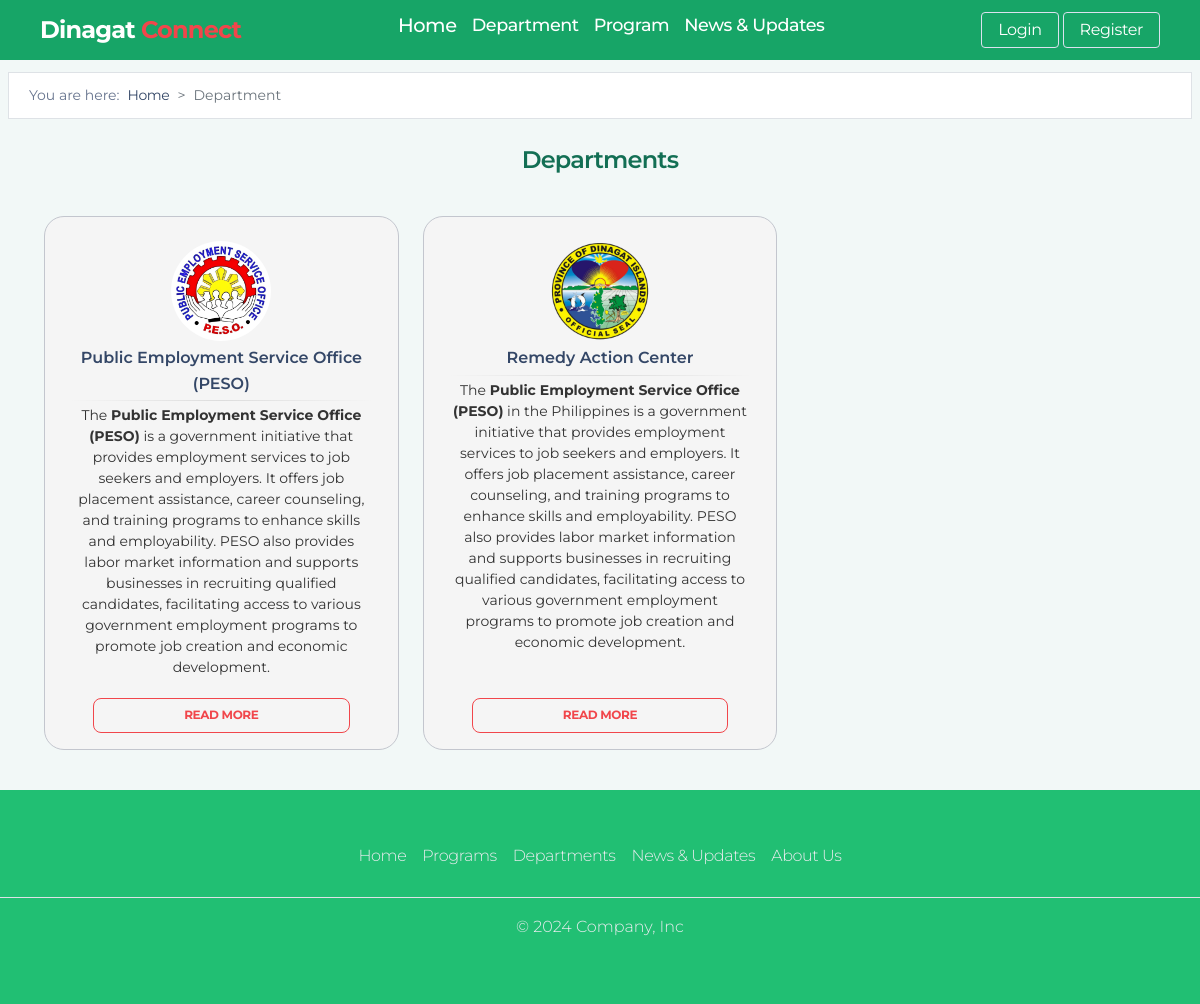
The page /department.php on the database its author committed.
### tables this page shows
CREATE TABLE `departments` (
  `id` int(11) NOT NULL,
  `department_name` varchar(255) NOT NULL,
  `description` text NOT NULL,
  `department_head` varchar(255) NOT NULL,
  `contact_phone` varchar(15) NOT NULL,
  `email` varchar(255) NOT NULL,
  `status` enum('Active','Inactive') DEFAULT 'Active',
  `location` varchar(255) DEFAULT NULL,
  `logo` varchar(255) DEFAULT NULL,
  `department_banner` varchar(255) DEFAULT NULL,
  `local_admin_id` int(11) DEFAULT NULL,
  `created_at` timestamp NOT NULL DEFAULT current_timestamp(),
  `updated_at` timestamp NOT NULL DEFAULT current_timestamp() ON UPDATE current_timestamp()
);

### config/db.php (called while the page is built, shortened)
<?php
function connect() {
    $conn = new mysqli(DB_HOST, DB_USERNAME, DB_PASSWORD, DB_NAME);
    return $conn;
}
function query($sql, $params = []) {
    $conn = connect();
    $stmt = $conn->prepare($sql);
    if (!$stmt->execute()) {
        die("Execute failed: (" . $stmt->errno . ") " . $stmt->error);
    }
    if (strpos(strtoupper($sql), 'SELECT') === 0) {
        $result = $stmt->get_result();
        return $result;
    }
    return false;
}
?>

### public/department.php (the view)
<?php include './includes/header.php'; ?>
<div class="breadcrumb-container mt-3 pt-5">
<?php include 'breadcrumb.php'; ?>
</div>
<div class="container-fluid">
  <h4 class="text-center m-2 py-3">Departments</h4>
  <?php
  $sql = "SELECT * FROM departments WHERE status = 'Active'";
  $departments = query($sql);
  if (mysqli_num_rows($departments) > 0): ?>
  <div class="row my-4 mx-2">
    <?php while ($department = mysqli_fetch_assoc($departments)): ?>
    <div class="col-md-4 mb-3">
      <div class="card card-box h-100">
        <div class="card-body text-center pb-0">
        <img src="<?php echo '../assets/img/uploads/' . $department['logo']; ?>" alt="<?php echo htmlspecialchars($department['department_name']); ?>" class="img-fluid rounded-circle" style="height: 100px; width: 100px;">
          <div class="card-title text-dark fw-bold p-1 m-0" ><?php echo htmlspecialchars($department['department_name']); ?></div>
          <hr class="horizontal dark m-0">
          <p class="card-text text-sm p-1 mb-3"><?php echo ($department['description']); ?></p>
        </div>
        <a href="view_department.php?id=<?php echo $department['id']; ?>" class="btn p-2 mx-5 ">Read more</a>
      </div>
    </div>
    <?php endwhile; ?>
  </div>
  <?php endif; ?>
</div>
<?php include './includes/footer.php'; ?>

### assets/css/main.css (style rules this page uses)
* { font-family: "Montserrat", serif; }
body { margin: 0; padding: 0; background-color: #F2F8F7; }
h1, h2, h3, h4, h5, h6 { color: #136F54; }
p { color: #333333; }
.btn, .card { box-shadow: none; }
.btn { border: #F1464B 1px solid !important; color: #F1464B; }
.card-body img { transition: transform 0.3s ease; }
.card-box { border-radius: 20px; background: #f5f5f5; position: relative; border: 1px solid #c3c6ce; transition: 0.5s ease-out; overflow: visible; }

### rows shown on the page
departments: logo (picture), department_name "Public Employment Service Office (PESO)", description "The Public Employment Service Office (PESO) is a government initiative that provides employment services to job seekers and employers. It offers job placement assistance, career counseling, and training programs to enhance skills and employability. PESO also provides labor market information and supports businesses in recruiting qualified candidates, facilitating access to various government employment programs to promote job creation and economic development."
departments: logo (picture), department_name "Remedy Action Center", description "The Public Employment Service Office (PESO) in the Philippines is a government initiative that provides employment services to job seekers and employers. It offers job placement assistance, career counseling, and training programs to enhance skills and employability. PESO also provides labor market information and supports businesses in recruiting qualified candidates, facilitating access to various government employment programs to promote job creation and economic development."
